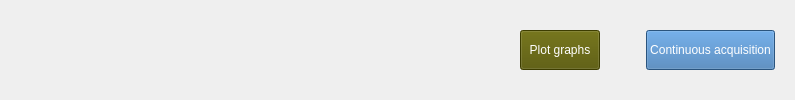
       <widget class="QWidget" name="verticalWidget_3" native="true">
        <property name="sizePolicy">
         <sizepolicy hsizetype="Expanding" vsizetype="Fixed">
          <horstretch>0</horstretch>
          <verstretch>0</verstretch>
         </sizepolicy>
        </property>
        <layout class="QVBoxLayout" name="verticalLayout_40">
         <item>
          <widget class="QWidget" name="horizontalWidget" native="true">
           <property name="sizePolicy">
            <sizepolicy hsizetype="Fixed" vsizetype="Fixed">
             <horstretch>0</horstretch>
             <verstretch>0</verstretch>
            </sizepolicy>
           </property>
           <property name="minimumSize">
            <size>
             <width>180</width>
             <height>40</height>
            </size>
           </property>
           <layout class="QHBoxLayout" name="horizontalLayout_20">
            <item>
             <spacer name="horizontalSpacer_102">
              <property name="orientation">
               <enum>Qt::Horizontal</enum>
              </property>
              <property name="sizeType">
               <enum>QSizePolicy::Expanding</enum>
              </property>
              <property name="sizeHint" stdset="0">
               <size>
                <width>500</width>
                <height>20</height>
               </size>
              </property>
             </spacer>
            </item>
            <item>
             <widget class="QPushButton" name="pushButton_8">
              <property name="sizePolicy">
               <sizepolicy hsizetype="Fixed" vsizetype="Fixed">
                <horstretch>0</horstretch>
                <verstretch>0</verstretch>
               </sizepolicy>
              </property>
              <property name="minimumSize">
               <size>
                <width>0</width>
                <height>40</height>
               </size>
              </property>
              <property name="styleSheet">
               <string notr="true">font: 75 12pt &quot;MS Shell Dlg 2&quot;;
background:rgb(85, 85, 0);
color: white;</string>
              </property>
              <property name="text">
               <string>Plot graphs</string>
              </property>
             </widget>
            </item>
            <item>
             <spacer name="horizontalSpacer">
              <property name="orientation">
               <enum>Qt::Horizontal</enum>
              </property>
              <property name="sizeType">
               <enum>QSizePolicy::Fixed</enum>
              </property>
              <property name="sizeHint" stdset="0">
               <size>
                <width>40</width>
                <height>20</height>
               </size>
              </property>
             </spacer>
            </item>
            <item>
             <widget class="QPushButton" name="pushButton_13">
              <property name="sizePolicy">
               <sizepolicy hsizetype="Fixed" vsizetype="Fixed">
                <horstretch>0</horstretch>
                <verstretch>0</verstretch>
               </sizepolicy>
              </property>
              <property name="minimumSize">
               <size>
                <width>0</width>
                <height>40</height>
               </size>
              </property>
              <property name="styleSheet">
               <string notr="true">background:rgb(59, 118, 177);
color: white;</string>
              </property>
              <property name="text">
               <string>Continuous acquisition</string>
              </property>
             </widget>
            </item>
           </layout>
          </widget>
         </item>
        </layout>
       </widget>
